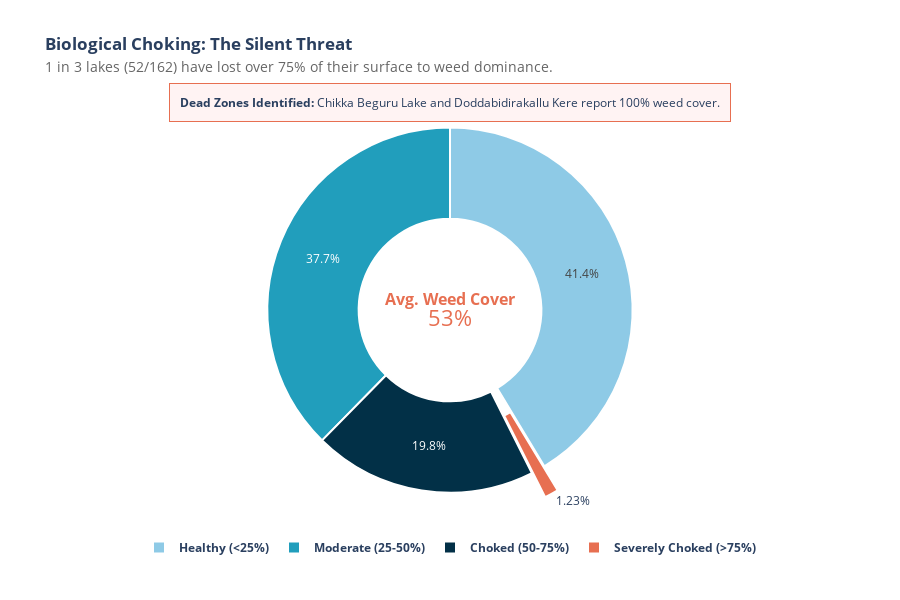

The notebook cell saved with this chart:
### Code cell
import plotly.graph_objects as go

# 1. Data Preparation (Using your calculated choke_counts)
choke_bins = [0, 0.25, 0.5, 0.75, 1.01]
choke_labels = ['Healthy (<25%)', 'Moderate (25-50%)', 'Choked (50-75%)', 'Severely Choked (>75%)']
df_mean['choke_cat'] = pd.cut(df_mean['weed_dominance'], bins=choke_bins, labels=choke_labels)
choke_counts = df_mean['choke_cat'].value_counts().reindex(choke_labels)

labels = choke_counts.index.tolist()
values = choke_counts.values.tolist()

# Define the "Biological Choking" Color Palette
# Severely Choked is the "Alert" color (#E76F51)
colors = ['#8ecae6', '#219ebc', '#023047', '#E76F51'] 

# 2. Create Figure
fig = go.Figure(data=[go.Pie(
    labels=labels, 
    values=values, 
    hole=.5, # This makes it a donut
    marker=dict(colors=colors, line=dict(color='#FFFFFF', width=2)),
    textinfo='percent',
    hoverinfo='label+value',
    # Pull out the 'Severely Choked' slice to emphasize it
    pull=[0, 0, 0, 0.15] 
)])

# 3. Professional Styling & Narrative
fig.update_layout(
    title="<b>Biological Choking: The Silent Threat</b><br><span style='font-size:14px; color:#666;'>1 in 3 lakes (52/162) have lost over 75% of their surface to weed dominance.</span>",
    template="plotly_white",
    height=600,
    showlegend=True,
    legend=dict(
        orientation="h",
        yanchor="bottom",
        y=-0.1,
        xanchor="center",
        x=0.5,
        bgcolor="rgba(0,0,0,0)",
        font=dict(size=12) # Note: Names bolded via traces below
    ),
    # Center Annotation for the "Average" insight
    annotations=[
        dict(text='<b>Avg. Weed Cover</b><br><span style="font-size:22px">53%</span>', 
             x=0.5, y=0.5, font_size=16, showarrow=False, font_color="#E76F51"),
        # Floating label for Dead Zones
        dict(x=0.5, y=1.04, xref="paper", yref="paper",
             text="<b>Dead Zones Identified:</b> Chikka Beguru Lake and Doddabidirakallu Kere report 100% weed cover.",
             showarrow=False, align="left", bgcolor="#fff3f3", bordercolor="#E76F51", borderwidth=1, borderpad=10)
    ]
)

# Bold the Legend labels via trace names
fig.update_traces(name="<b>Status</b>", selector=dict(type='pie'))
# Note: For Pie charts, we wrap the labels in bold to ensure only the legend is bold
fig.data[0].labels = [f"<b>{label}</b>" for label in labels]

fig.show()

### Figure 1 — Plotly figure (JSON) as saved in the notebook; plotly's stock layout.template omitted (floating-point values rounded to 4 significant figures)
{"data": [{"hole": 0.5, "hoverinfo": "label+value", "labels": ["<b>Healthy (<25%)</b>", "<b>Moderate (25-50%)</b>", "<b>Choked (50-75%)</b>", "<b>Severely Choked (>75%)</b>"], "marker": {"colors": ["#8ecae6", "#219ebc", "#023047", "#E76F51"], "line": {"color": "#FFFFFF", "width": 2}}, "name": "<b>Status</b>", "pull": [0, 0, 0, 0.15], "textinfo": "percent", "type": "pie", "values": [67, 61, 32, 2]}], "layout": {"annotations": [{"font": {"color": "#E76F51", "size": 16}, "showarrow": false, "text": "<b>Avg. Weed Cover</b><br><span style=\"font-size:22px\">53%</span>", "x": 0.5, "y": 0.5}, {"align": "left", "bgcolor": "#fff3f3", "bordercolor": "#E76F51", "borderpad": 10, "borderwidth": 1, "showarrow": false, "text": "<b>Dead Zones Identified:</b> Chikka Beguru Lake and Doddabidirakallu Kere report 100% weed cover.", "x": 0.5, "xref": "paper", "y": 1.04, "yref": "paper"}], "height": 600, "legend": {"bgcolor": "rgba(0,0,0,0)", "font": {"size": 12}, "orientation": "h", "x": 0.5, "xanchor": "center", "y": -0.1, "yanchor": "bottom"}, "showlegend": true, "title": {"text": "<b>Biological Choking: The Silent Threat</b><br><span style='font-size:14px; color:#666;'>1 in 3 lakes (52/162) have lost over 75% of their surface to weed dominance.</span>"}}}
